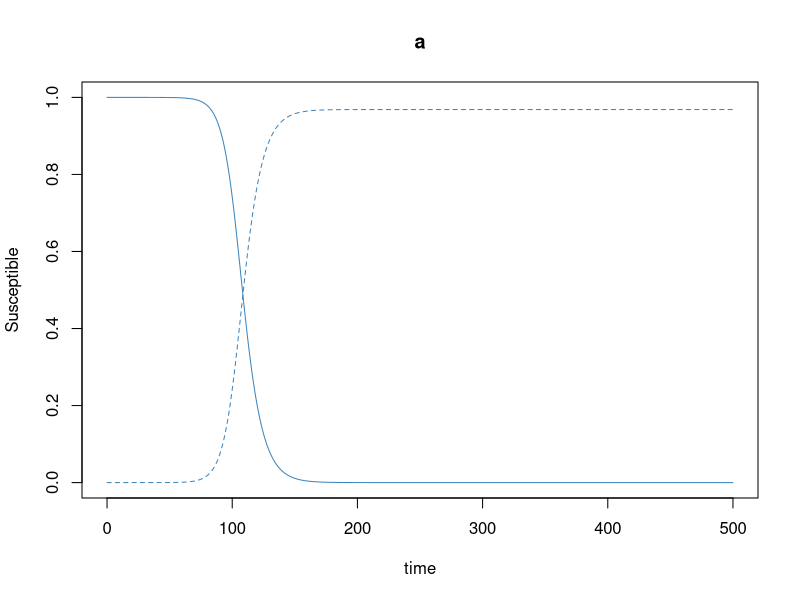
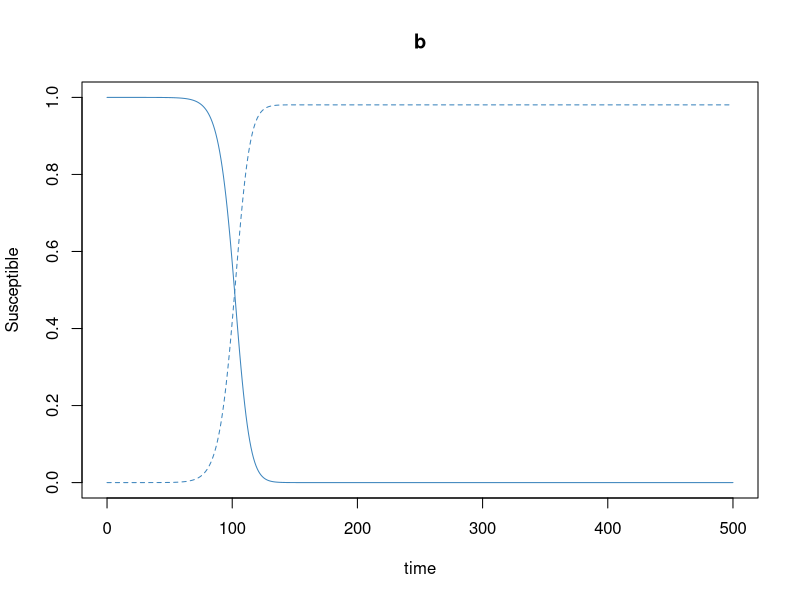
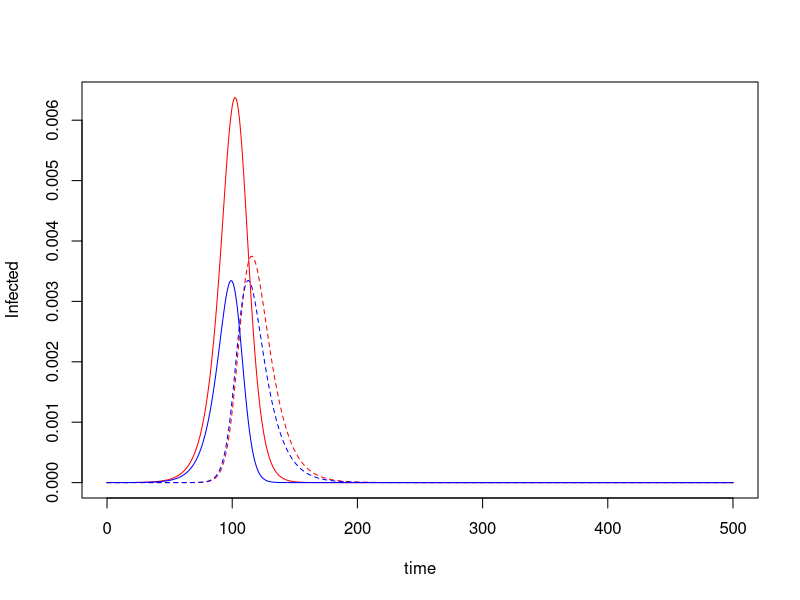
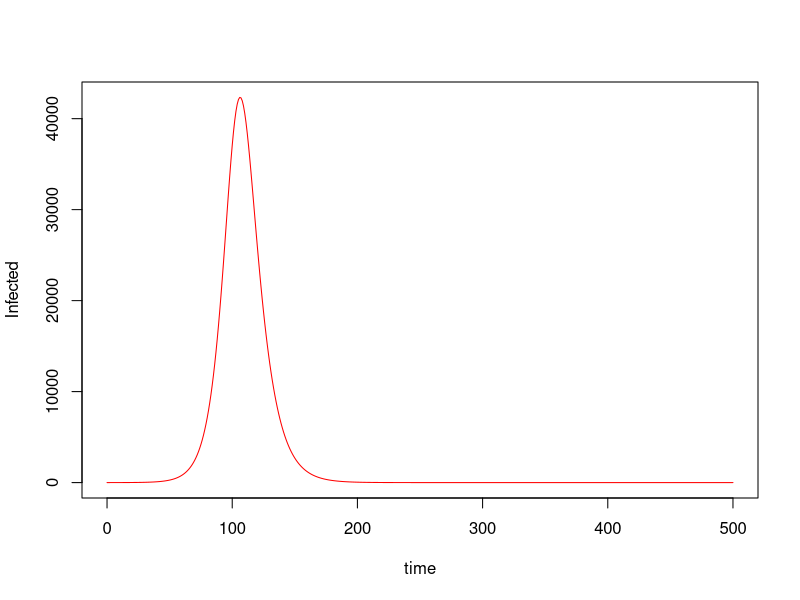
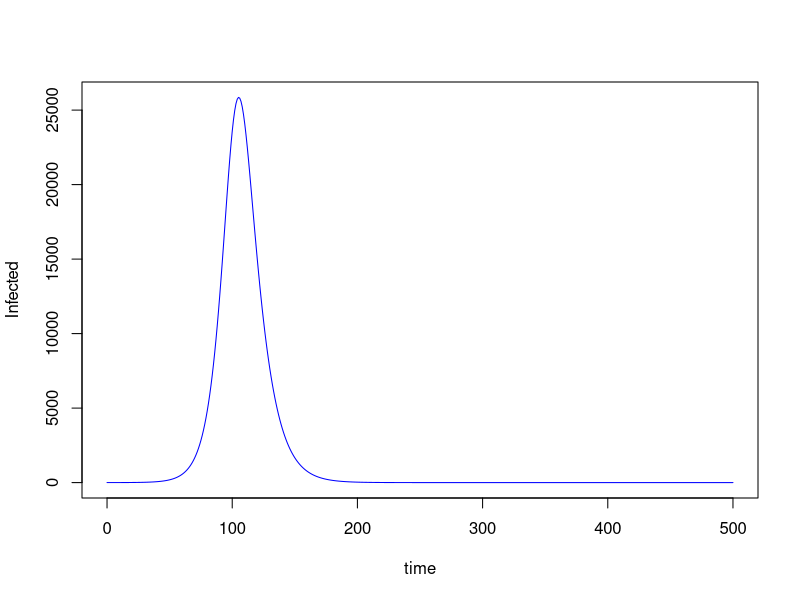
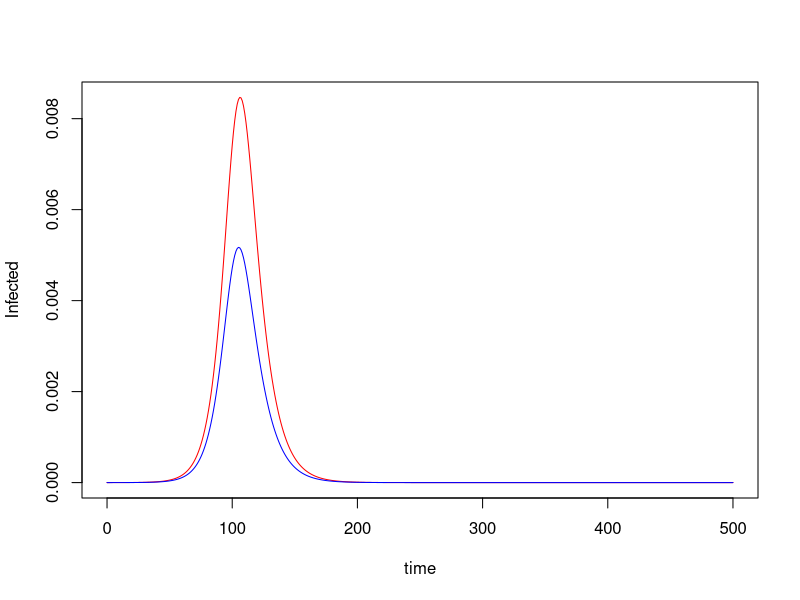
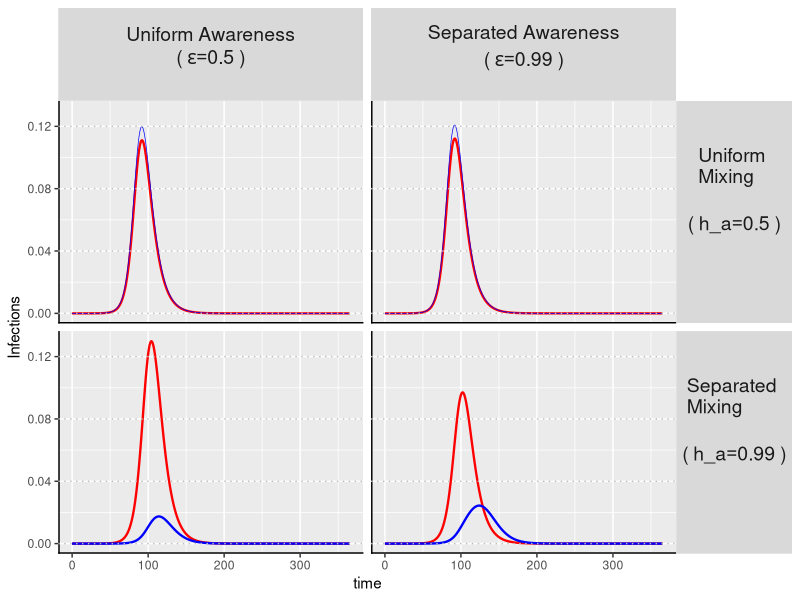

Reproduce these figures in R, in order.
# adapted from Harris et al.
# https://github.com/mjharris95/divided-disease/blob/main/aware-eqs.R
# https://www.cambridge.org/core/journals/evolutionary-human-sciences/article/social-divisions-and-risk-perception-drive-divergent-epidemics-and-large-later-waves/71613CAF7D03C9F20A8864A59B9BF311#article

library(deSolve)
library(tidyverse)
library(reshape2)

# two group SIR model (A and B); each compartment is split into "Protected (P)" and "Unprotected (U)"
# both groups can adopt protective behavior (i.e. mask usage) in two ways: 1) in response to deaths over a specified time window; 2) through contact with other "protected" individuals
# protective behavior is protective of both transmission and infection
# groups can differ in their rate of contact and their propensity to adopt protective behaviors
# fraction of the population in each group can vary
# homophily (degree to which members of a group mix within group versus outside their group) can vary


sir_two_group_pu <- function(C = NA, C_a = 3, C_b = 3, 
                          trans_p = 0.05, rho=1/10, mu = 0.01, 
                          h_a=.5, kappa=0.03, phi = 0,
                          I0_a=1, I0_b=1, N0 = 10000000, frac_a = 0.5, time = 500,
                          ell = 1, theta = NA, theta_a = 100, theta_b  = 100, 
                          epsilon = NA, epsilon_a = 0.5, epsilon_b = 0.5,
                          omega = NA, omega_a = 0.01, omega_b = 0.01,
                          get_params=FALSE) {
  
  
  if(!is.na(epsilon)){
    epsilon_a<-epsilon
    epsilon_b<-epsilon
  }
  
  if(!is.na(theta)){
    theta_a<-theta
    theta_b<-theta
  }
  
  if(!is.na(omega)){
    omega_a<-omega
    omega_b<-omega
  }
  
  
  if(!is.na(C)){
    C_a<-C
    C_b<-C
  }
  
  N0_a = N0 * frac_a #letting population be constant for now
  N0_b = N0 * (1 - frac_a)
  
  # create contact matrix entries : C_ba = contacts members of a have with members of b
  C_aa = C_a * h_a
  C_ba = C_a * (1 - h_a)
  # by reciprocity
  C_ab = (frac_a * C_ba ) / (1 - frac_a)
  C_bb = max(0, C_b - C_ab)
  
  N_a = N0_a
  N_b = N0_b
  
  #print(c(C_aa, C_ba, C_ab, C_bb))
  
  params<-c("trans_p" = trans_p, 
            "h_a"= h_a, 
            "C_a" = C_a, "C_b" = C_b,
            "C_aa" = C_aa, "C_ab" = C_ab,
            "C_ba" = C_ba, "C_bb" = C_bb,
            "kappa" = kappa,
            "phi"=phi, 
            "rho"=rho, 
            "mu"=mu, "time"=time, 
            "I0_a"=I0_a, "I0_b"=I0_b, 
            "N0_a" = N0_a, "N0_b"= N0_b,
            "ell"=ell,
            "epsilon_a"=epsilon_a, "epsilon_b"=epsilon_b,
            "theta_a"=theta_a, "theta_b"=theta_b) 
  
  state<-c( 
    
    #group a
    SUa<-(N0_a - I0_a),
    SPa<-0,
    IUa<-I0_a,
    IPa<-0,
    RUa<-0,
    RPa<-0,
    DUa<-0,
    DPa<-0,
    
    #group b
    SUb<-N0_b - I0_b,
    SPb<-0,
    IUb<-I0_b,
    IPb<-0,
    RUb<-0,
    RPb<-0,
    DUb<-0,
    DPb<-0
  )
  
  names(state)<- c("SUa", "SPa", "IUa", "IPa", "RUa", "RPa", "DUa", "DPa",
                   "SUb", "SPb", "IUb", "IPb", "RUb", "RPb", "DUb", "DPb")
  
  sir_up<-function(t, state, parameter){
    
    with(as.list(c(parameter, state)), {
      
      
      if(t<ell){
        lag<-rep(0, length(state))
      }
      else{
        lag<-lagvalue(t-ell)
      }
      
      dSUa <- -SUa*trans_p*(C_aa*(IUa/N_a + kappa*IPa/N_a) + C_ba*(IUb/N_b + kappa*IPb/N_b)) + 
        phi * SPa  - 
        theta_a * SUa * (epsilon_a * ((DUa+DPa-lag[which(names(state) == "DUa")]-lag[which(names(state) == "DPa")])/N_a) + 
                           (1-epsilon_a) * ((DUb+DPb-lag[which(names(state) == "DUb")]-lag[which(names(state) == "DPb")])/N_b) ) -
        omega_a * SUa * (C_aa *((SPa + IPa + RPa)/N_a) + (C_ba)*((SPb + IPb + RPb)/N_b))
      
 
      dSPa <- -SPa*kappa*trans_p*(C_aa*(IUa/N_a + kappa*IPa/N_a) + C_ba*(IUb/N_b + kappa*IPb/N_b)) - 
        phi * SPa +
        theta_a * SUa * (epsilon_a * ((DUa+DPa-lag[which(names(state) == "DUa")]-lag[which(names(state) == "DPa")])/N_a) + 
                           (1-epsilon_a) * ((DUb+DPb-lag[which(names(state) == "DUb")]-lag[which(names(state) == "DPb")])/N_b) ) +
        omega_a * SUa * (C_aa *((SPa + IPa + RPa)/N_a) + (C_ba)*((SPb + IPb + RPb)/N_b))
      
      dIUa <- SUa*trans_p*(C_aa*(IUa/N_a + kappa*IPa/N_a) + C_ba*(IUb/N_b + kappa*IPb/N_b))  + 
        phi * IPa -
        (rho) * IUa -
        theta_a * IUa * (epsilon_a * ((DUa+DPa-lag[which(names(state) == "DUa")]-lag[which(names(state) == "DPa")])/N_a) + 
                           (1-epsilon_a) * ((DUb+DPb-lag[which(names(state) == "DUb")]-lag[which(names(state) == "DPb")])/N_b) ) -
        omega_a * IUa * (C_aa *((SPa + IPa + RPa)/N_a) + (C_ba)*((SPb + IPb + RPb)/N_b))
      
      dIPa <- SPa*trans_p*kappa*(C_aa*(IUa/N_a + kappa*IPa/N_a) + C_ba*(IUb/N_b + kappa*IPb/N_b)) - 
        phi * IPa -
        (rho) * IPa +
        theta_a * IUa * (epsilon_a * ((DUa+DPa-lag[which(names(state) == "DUa")]-lag[which(names(state) == "DPa")])/N_a) + 
                           (1-epsilon_a) * ((DUb+DPb-lag[which(names(state) == "DUb")]-lag[which(names(state) == "DPb")])/N_b) ) +
        omega_a * IUa * (C_aa *((SPa + IPa + RPa)/N_a) + (C_ba)*((SPb + IPb + RPb)/N_b))
      
      dRUa <- rho * (1-mu) * IUa  + phi * RPa  -
        theta_a * RUa * (epsilon_a * ((DUa+DPa-lag[which(names(state) == "DUa")]-lag[which(names(state) == "DPa")])/N_a) + 
                           (1-epsilon_a) * ((DUb+DPb-lag[which(names(state) == "DUb")]-lag[which(names(state) == "DPb")])/N_b) ) -
        omega_a * RUa * (C_aa *((SPa + IPa + RPa)/N_a) + (C_ba)*((SPb + IPb + RPb)/N_b))
      
      dRPa <- rho * (1-mu) * IPa  - phi * RPa  +
        theta_a * RUa * (epsilon_a * ((DUa+DPa-lag[which(names(state) == "DUa")]-lag[which(names(state) == "DPa")])/N_a) + 
                           (1-epsilon_a) * ((DUb+DPb-lag[which(names(state) == "DUb")]-lag[which(names(state) == "DPb")])/N_b) ) +
        omega_a * RUa * (C_aa *((SPa + IPa + RPa)/N_a) + (C_ba)*((SPb + IPb + RPb)/N_b))
      
      dDUa <- rho*mu*IUa
      
      dDPa <- rho*mu*IPa
      
      
      #transitions for group b
      
      dSUb <- -SUb*trans_p*(C_ab*(IUa/N_a + kappa*IPa/N_a) + C_bb*(IUb/N_b + kappa*IPb/N_b))  + phi * SPb - 
        theta_b * SUb * ((1-epsilon_b) * ((DUa+DPa-lag[which(names(state) == "DUa")]-lag[which(names(state) == "DPa")])/N_a) + 
                           (epsilon_b) * ((DUb+DPb-lag[which(names(state) == "DUb")]-lag[which(names(state) == "DPb")]) / N_b)) -
        omega_b * SUb * (C_ab *((SPa + IPa + RPa)/N_a) + (C_bb)*((SPb + IPb + RPb)/N_b))
      
      dSPb <- -trans_p*kappa*SPb*(C_ab*(IUa/N_a + kappa*IPa/N_a) + C_bb*(IUb/N_b + kappa*IPb/N_b))  - phi * SPb +
        theta_b * SUb * ((1-epsilon_b) * ((DUa+DPa-lag[which(names(state) == "DUa")]-lag[which(names(state) == "DPa")])/N_a) + 
                           (epsilon_b) * ((DUb+DPb-lag[which(names(state) == "DUb")]-lag[which(names(state) == "DPb")]) / N_b)) +
        omega_b * SUb * (C_ab *((SPa + IPa + RPa)/N_a) + (C_bb)*((SPb + IPb + RPb)/N_b))
      
      dIUb <- trans_p*SUb*(C_ab*(IUa/N_a + kappa*IPa/N_a) + C_bb*(IUb/N_b + kappa*IPb/N_b)) + phi * IPb -
        (rho) * IUb -
        theta_b * IUb * ((1-epsilon_b) * ((DUa+DPa-lag[which(names(state) == "DUa")]-lag[which(names(state) == "DPa")])/N_a) + 
                           (epsilon_b) * ((DUb+DPb-lag[which(names(state) == "DUb")]-lag[which(names(state) == "DPb")]) / N_b)) -
        omega_b * IUb * (C_ab *((SPa + IPa + RPa)/N_a) + (C_bb)*((SPb + IPb + RPb)/N_b))
      
      dIPb <- trans_p*kappa*SPb*(C_ab*(IUa/N_a + kappa*IPa/N_a) + C_bb*(IUb/N_b + kappa*IPb/N_b)) - phi * IPb -
        (rho) * IPb +
        theta_b * IUb * ((1-epsilon_b) * ((DUa+DPa-lag[which(names(state) == "DUa")]-lag[which(names(state) == "DPa")])/N_a) + 
                           (epsilon_b) * ((DUb+DPb-lag[which(names(state) == "DUb")]-lag[which(names(state) == "DPb")]) / N_b)) +
        omega_b * IUb * (C_ab *((SPa + IPa + RPa)/N_a) + (C_bb)*((SPb + IPb + RPb)/N_b))
      
      dRUb <- (1-mu) * rho * IUb + phi * RPb -
        theta_b * RUb * ((1-epsilon_b) * ((DUa+DPa-lag[which(names(state) == "DUa")]-lag[which(names(state) == "DPa")])/N_a) + 
                           (epsilon_b) * ((DUb+DPb-lag[which(names(state) == "DUb")]-lag[which(names(state) == "DPb")]) / N_b)) -
        omega_b * RUb * (C_ab *((SPa + IPa + RPa)/N_a) + (C_bb)*((SPb + IPb + RPb)/N_b))
      
      dRPb <- (1-mu) * rho * IPb  - phi * RPb +
        theta_b * RUb * ((1-epsilon_b) * ((DUa+DPa-lag[which(names(state) == "DUa")]-lag[which(names(state) == "DPa")])/N_a) + 
                           (epsilon_b) * ((DUb+DPb-lag[which(names(state) == "DUb")]-lag[which(names(state) == "DPb")]) / N_b)) +
        omega_b * RUb * (C_ab *((SPa + IPa + RPa)/N_a) + (C_bb)*((SPb + IPb + RPb)/N_b))
      
      dDUb <- rho*mu*IUb
      
      dDPb <- rho*mu*IPb
      
      
      return(list(c(dSUa, dSPa, dIUa, dIPa, dRUa, dRPa, dDUa, dDPa,
                    dSUb, dSPb, dIUb, dIPb, dRUb, dRPb, dDUb, dDPb
      )))
    })
  }
  
  times<-seq(from=0, to=time, by=1)
  
  as.data.frame(dede(state, times, sir_up, params))->sim
  
  if(get_params){
    return(list(sim=sim, params=params))
  }
  
  else{
    return(sim)
  }
  
  
  
}

#### test run ####

N0 = 10000000; frac_a = 0.5
N_a = frac_a*N0; N_b = N0 - N_a

ls<-sir_two_group_pu(C = NA, C_a = 5, C_b = 3, 
                     trans_p = 0.05, rho=1/10, mu = 0.01, 
                     h_a=0.5, kappa=0.3, phi = 0,
                     I0_a=1, I0_b=1, N0 = N0, frac_a = frac_a, time = 500,
                     theta_a = 20, theta_b = 100, epsilon = 0.5,
                     omega_a = 0.02, omega_b = 0.08,
                     get_params=TRUE)
sim<-ls$sim


plot(SUa/N_a~time, data=sim, type="l", col="#3D85BD", ylab="Susceptible", main="a", ylim = c(0,1))
lines(SPa/N_a~time, data=sim, col="#3D85BD", lty=2)
plot(SUb/N_b~time, data=sim, col="#3D85BD", type="l", main="b", ylab="Susceptible", ylim = c(0,1))
lines(SPb/N_b~time, data=sim, col="#3D85BD", lty=2)


plot(IUa/N_a~time, data=sim, type="l", col="red", ylab="Infected")
lines(IPa/N_a~time, data=sim, col="red", lty=2)
lines(IUb/N_b~time, data=sim, col="blue", type="l", ylab="Infected")
lines(IPb/N_b~time, data=sim, col="blue", lty=2)


plot((IUa + IPa)~time, data=sim, type="l", col="red", ylab="Infected")
plot((IUb+IPb)~time, data=sim, type="l", col="blue", ylab="Infected")

plot((IUa+IPa)/N_a~time, data=sim, type="l", col="red", ylab="Infected")
lines((IUb+IPb)/N_b~time, data=sim, col="blue", type="l", ylab="Infected")

#### simulate across parameters ####

# intial conditions
N0 = 10000000 # population size
frac_a = 0.7 # fraction in group A
N_a = frac_a*N0; N_b = N0 - N_a
I0_a = 1 #intial infected in A
I0_b = 1 # intial infected in B

# parameters
C_a = 5; C_b = 3 # average number of contacts per day 
trans_p = 0.05 # probability of transmission given contact
rho = 1/10 # 1 / infectious period
mu = 0.01 # probability of dying following infection
kappa = 0.3 # reducting in transmission and infection due to protective behavior
phi = 0 # waning rate of protective behavior

time = 365 # time steps for simulation
theta_a = 100 # responsiveness to deaths for adopting protective behavior in group A
theta_b = 100 # responsiveness to deaths for adopting protective behavior in group B 
omega_a = 0.02 # group A's rate of adopting protective behavior based on contact with protected individuals 
omega_b = 0.02 # group B's rate of adopting protective behavior based on contact with protected individuals 

h_a = c(.5, .99) # measure of homiphily in group A
epsilon = c(.5, .99) #


expand.grid(h_a=h_a, epsilon=epsilon)  %>%
  data.frame() %>%
  apply(1, function(par) sir_two_group_pu(C = NA, C_a = C_a, C_b = C_b, 
                                          trans_p = trans_p, rho=rho, mu = mu, 
                                          h_a=par[["h_a"]],
                                          kappa=kappa, phi = phi,
                                          I0_a=I0_a, I0_b=I0_b, N0 = N0, frac_a = frac_a, 
                                          time = time,
                                          theta_a = theta_a, 
                                          theta_b = theta_b, 
                                          epsilon=par[["epsilon"]],
                                          omega_a = omega_a, omega_b = omega_b) %>% 
          cbind(h_a=par[["h_a"]], epsilon=par[["epsilon"]])) %>% 
  do.call(rbind, .) %>%
  mutate(eps_descript = ifelse(epsilon==.5, "Uniform Awareness", 
                               ifelse(epsilon==.99,"Separated Awareness",
                                      " "))) %>%
  mutate(h_descript = ifelse(h_a==.5, "Uniform \nMixing", 
                             ifelse(h_a==.99,"Separated \nMixing",
                                    " "))) -> df

line_sz<-.8

ggplot(df) +
  geom_line(aes(x=time, y=(IUa+IPa)/N_a), size=line_sz, color="red") + 
  geom_line(aes(x=time, y=(IUb+IPb)/N_b, size=as.factor(h_a)), color="blue")+
  annotate("segment", x=-Inf, xend=Inf, y=-Inf, yend=-Inf, size=1)+
  annotate("segment", x=-Inf, xend=-Inf, y=-Inf, yend=Inf, size=1)+
  geom_hline(yintercept=c(0,.04,.08, .12), linetype="dotted", color="gray")+
  facet_grid(h_a+h_descript~epsilon+eps_descript, 
             labeller=label_bquote(
               cols=atop(atop(phantom(), .(eps_descript)), atop("("~epsilon==.(epsilon)~")", phantom())),
               rows=atop(atop(.(h_descript), ""), atop("("~h_a==.(h_a)~")", phantom()))))+
  ylab("Infections")+
  theme(strip.text.y = element_text(angle = 0))+scale_y_continuous(breaks=c(0, .04, .08, .12))+
  scale_size_manual(values=c("0.5"=.3*line_sz, "0.99"=line_sz), guide="none", na.value = line_sz)+
  scale_colour_manual(name="", 
                      labels = c(expression("group"~italic(a)), expression("group"~italic(b))),
                      values = c("group *a*"="red", "group *b*"="blue"))+
  theme(strip.text=element_text(size=20))
